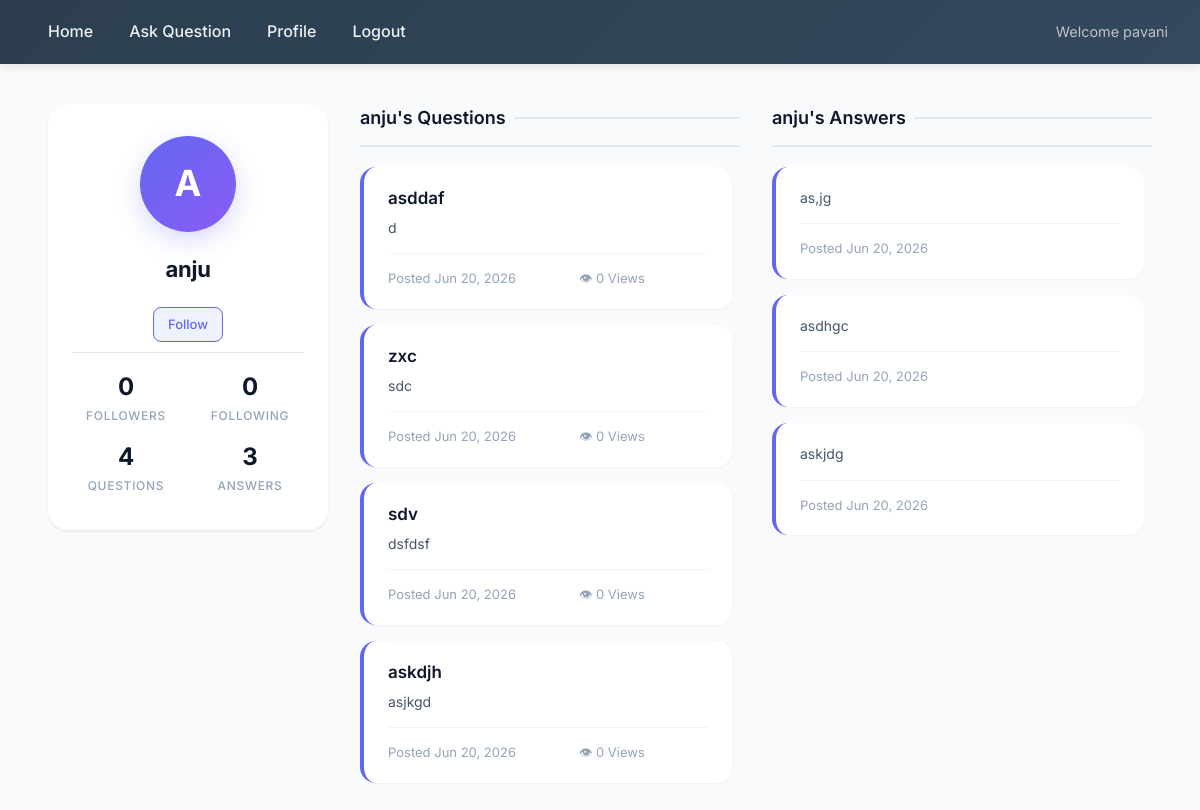
The page /user/10/ (signed in) on the database as committed earlier.
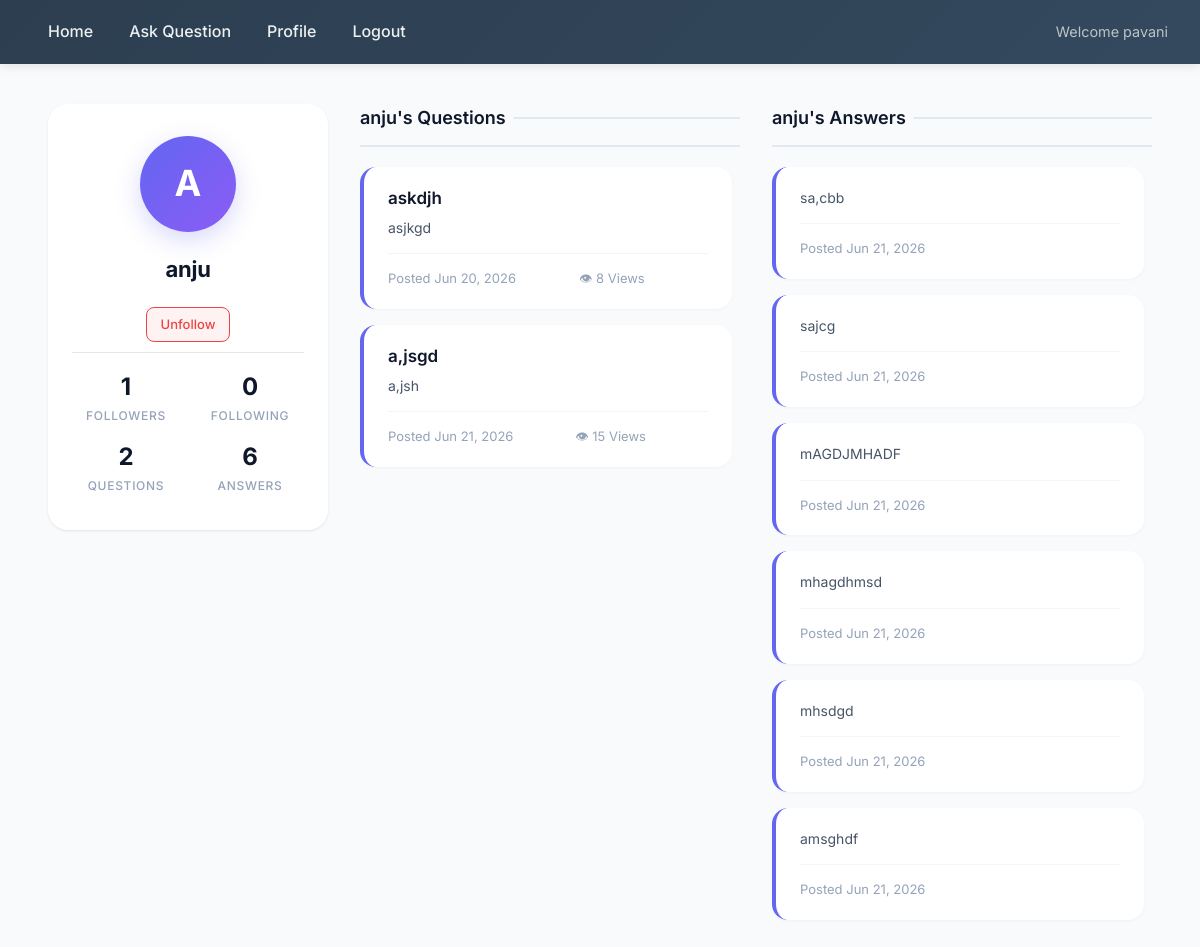
The same page on the database as committed later.
### qa/models.py (models this page shows, shortened)
class Question(models.Model):
    title = models.CharField(max_length=200)
    body = models.TextField()
    tags = models.CharField(max_length=200)
    author = models.ForeignKey(
        User,
        on_delete=models.CASCADE
    )
    created_at = models.DateTimeField(
        auto_now_add=True
    )
    views = models.PositiveIntegerField(default=0)

class Answer(models.Model):
    question = models.ForeignKey(
        Question,
        on_delete=models.CASCADE,
        related_name='answers'
    )
    body = models.TextField()
    author = models.ForeignKey(
        User,
        on_delete=models.CASCADE
    )
    votes = models.IntegerField(
        default=0
    )
    created_at = models.DateTimeField(
        auto_now_add=True
    )
    is_accepted = models.BooleanField(
        default=False
    )

### qa/views.py (the view)
@login_required
def user_profile(request, user_id):
    user = get_object_or_404(
        User,
        id=user_id
    )
    followers_count = Follow.objects.filter(following=user).count()
    following_count = Follow.objects.filter(follower=user).count()
    is_following = False
    if request.user.is_authenticated:
        is_following = Follow.objects.filter(
            follower=request.user,
            following=user
        ).exists()
    print("User:", user.username)
    print("Followers:", followers_count)
    print("Following:", following_count)
    questions = Question.objects.filter(author=user)
    answers = Answer.objects.filter(author=user)
    return render(
        request,
        'qa/profile.html',
        {
            'profile_user': user,
            'questions': questions,
            'answers': answers,
            'followers_count': followers_count,
            'following_count': following_count,
            'is_following': is_following,
        }
    )

### qa/templates/qa/profile.html (shortened to what this page needs)
{% extends 'qa/base.html' %}
{% block content %}
<div class="container">
    <div class="profile-container">
        <aside class="left-column">
            <div class="profile-card">
                <div class="avatar">{{ profile_user.username|first|upper }}</div>
                <div class="profile-info">
                    <h2>{{ profile_user.username }}</h2>
                </div>
<div class="follow-section">
    {% if request.user.is_authenticated and request.user != profile_user %}
        {% if is_following %}
            <a href="{% url 'unfollow_user' profile_user.id %}" class="btn delete-btn">
                Unfollow
            </a>
        {% else %}
            <a href="{% url 'follow_user' profile_user.id %}" class="btn edit-btn">
                Follow
            </a>
        {% endif %}
    {% endif %}
</div>
                <div class="stats">
                    <div class="stat-card"
                        data-user-id="{{ profile_user.id }}"
                        onclick="openFollowersModal(this)"
                        style="cursor:pointer;">
                        <strong>{{ followers_count }}</strong>
                        <span>Followers</span>
                    </div>
                    <div class="stat-card"
                        data-user-id="{{ profile_user.id }}"
                        onclick="openFollowingModal(this)"
                        style="cursor:pointer;">
                        <strong>{{ following_count }}</strong>
                        <span>Following</span>
                    </div>
                    <div class="stat-card">
                        <strong>{{ questions|length }}</strong>
                        <span>Questions</span>
                    </div>
                    <div class="stat-card">
                        <strong>{{ answers|length }}</strong>
                        <span>Answers</span>
                    </div>
                </div>
            </div>
        </aside>
        <section class="middle-column">
            <h2 class="section-title">{{ profile_user.username }}'s Questions</h2>
            <div class="scroll-box">
                {% for q in questions %}
                <article class="post-card">
                    <a href="{% url 'question_detail' q.id %}" class="post-title">{{ q.title }}</a>
                    <div class="post-body">{{ q.body|truncatewords:20 }}</div>
                    <div class="post-meta">
                        <span>Posted {{ q.created_at|date:"M d, Y" }}</span>👁 {{ q.views }} Views
                    </div>
                </article>
                {% empty %}
                <div class="empty-state">
                    <p>No questions posted yet.</p>
                </div>
                {% endfor %}
            </div>
        </section>
        <div class="right-column">
            <h2 class="section-title">{{ profile_user.username }}'s Answers</h2>
            <div class="scroll-box">
                {% for a in answers %}
                <article class="post-card">
                    <div class="post-body">{{ a.body|truncatewords:30 }}</div>
                    <div class="post-meta">
                        <span>Posted {{ a.created_at|date:"M d, Y" }}</span>
                    </div>
                </article>
                {% empty %}
                <div class="empty-state">
                    <p>No answers posted yet.</p>
                </div>
                {% endfor %}
            </div>
    </div>
</div>
{% endblock %}

Rows that differ between the two databases and show on the page:
removed Question: title "asddaf", body "d", created_at "Jun 20, 2026", views "0"
removed Question: title "zxc", body "sdc", created_at "Jun 20, 2026", views "0"
removed Question: title "sdv", body "dsfdsf", created_at "Jun 20, 2026", views "0"
removed Answer: body "as,jg", created_at "Jun 20, 2026"
removed Answer: body "asdhgc", created_at "Jun 20, 2026"
removed Answer: body "askjdg", created_at "Jun 20, 2026"
changed Question "askdjh": views "0" → "8"
added Question: title "a,jsgd", body "a,jsh", created_at "Jun 21, 2026", views "15"
added Answer: body "sa,cbb", created_at "Jun 21, 2026"
added Answer: body "sajcg", created_at "Jun 21, 2026"
added Answer: body "mAGDJMHADF", created_at "Jun 21, 2026"
added Answer: body "mhagdhmsd", created_at "Jun 21, 2026"
added Answer: body "mhsdgd", created_at "Jun 21, 2026"
added Answer: body "amsghdf", created_at "Jun 21, 2026"
Other text that changed with them:
{{ followers_count }}: "0" → "1"
{{ questions|length }}: "4" → "2"
{{ answers|length }}: "3" → "6"
text no longer shown: "Follow"
text now shown: "Unfollow"
